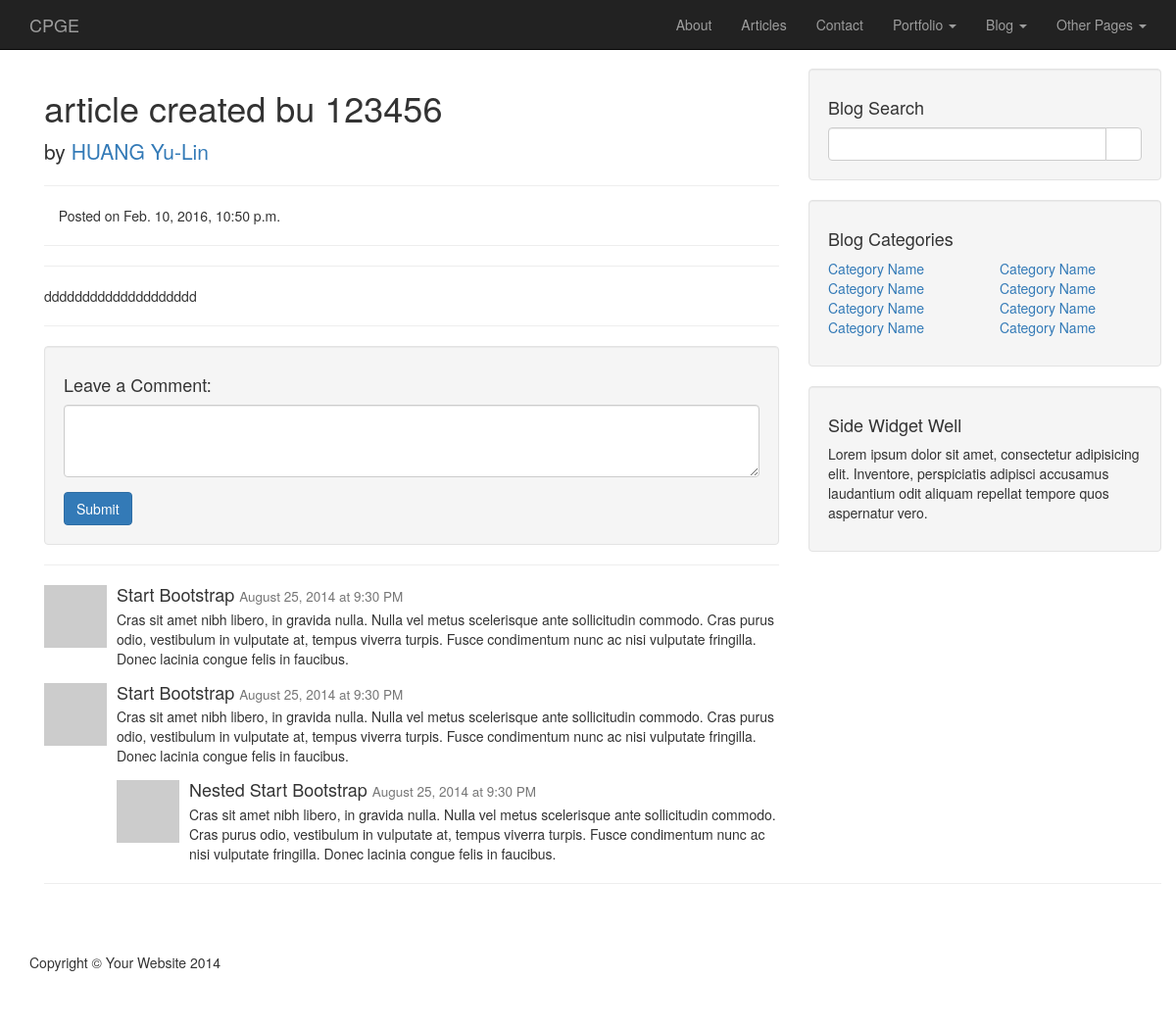
Before: /article/2/ with the older database file.
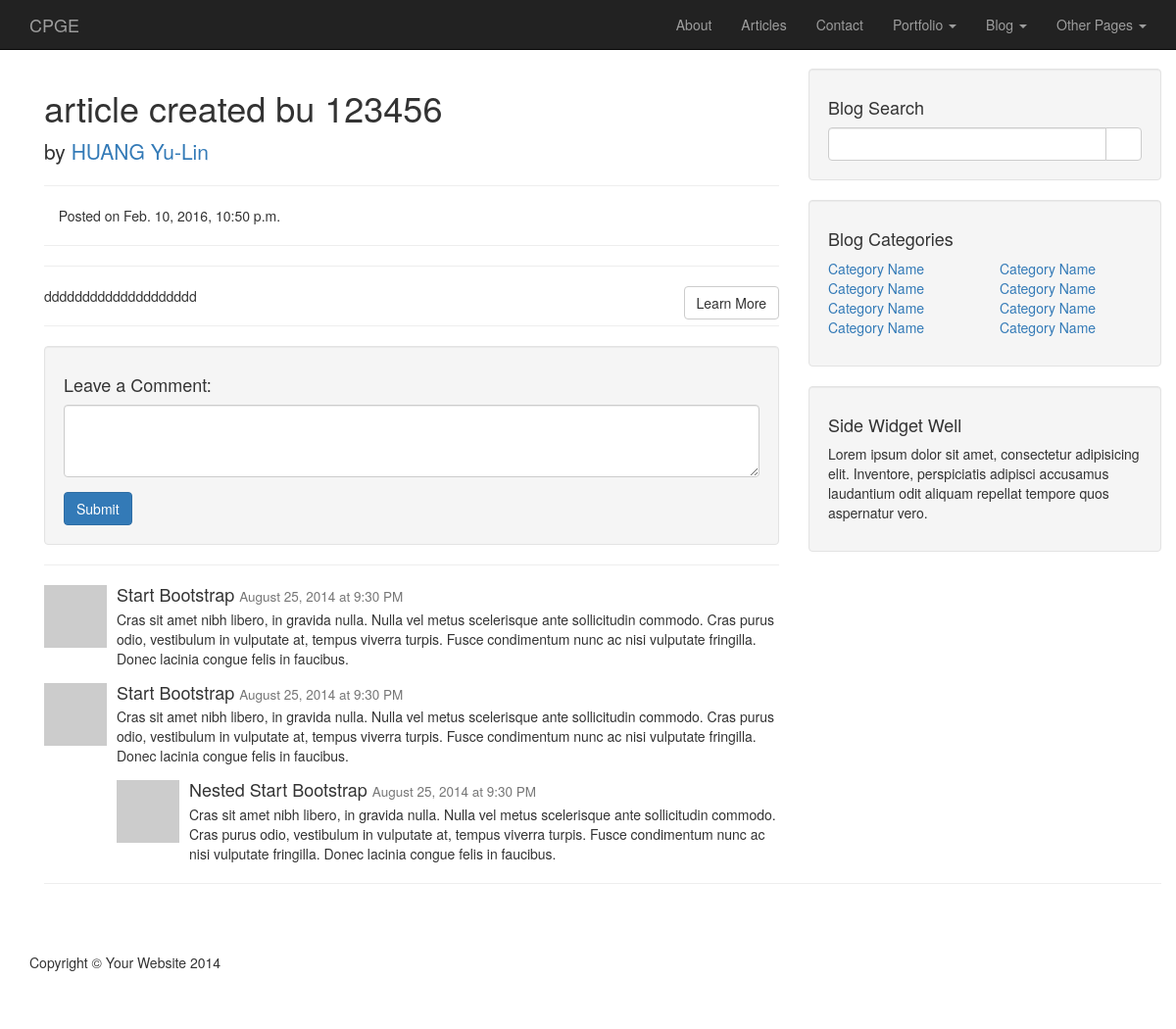
After: the same page with the newer database file.
### reco/models.py (models this page shows, shortened)
class Article(models.Model):
    title = models.CharField(max_length=128)
    author = models.ForeignKey(UserProfile)
    content = models.TextField(null=True)
    date = models.DateTimeField(auto_now_add=True, auto_now=False)

class UserProfile(models.Model):
    user = models.OneToOneField(User)
    blog = models.URLField(blank=True)
    name = models.CharField(max_length = 128, blank = True)

### cpge_tw/views.py (the view)
# urls.py: url(r'^article/(?P<articleID>[0-9]*)/$',views.article, name='article'),
def article(request,articleID):
    article_dict = {}
    try:
        article = Article.objects.get(id=articleID)
        article_dict['article'] = article
    except Article.DoesNotExist:
        pass
    return render(request, 'cpge_tw/article.html', article_dict)

### templates/cpge_tw/article.html (shortened to what this page needs)
{% extends 'article-base.html' %}
{% block article_content %}
    <h1>{{article.title}}</h1>
    <p class="lead">
        by <a href="#">{{article.author.name}}</a>
    </p>
    <hr>
    <p><span class="glyphicon glyphicon-time"></span> Posted on {{article.date}}</p>
    <hr>
    <hr>
    <div>
    	{{article.content|safe}}
    </div>
    <hr>
    <div class="well">
        <h4>Leave a Comment:</h4>
        <form role="form">
            <div class="form-group">
                <textarea class="form-control" rows="3"></textarea>
            </div>
            <button type="submit" class="btn btn-primary">Submit</button>
        </form>
    </div>
    <hr>
    <div class="media">
        <a class="pull-left" href="#">
            <img class="media-object" src="http://placehold.it/64x64" alt="">
        </a>
        <div class="media-body">
            <h4 class="media-heading">Start Bootstrap
                <small>August 25, 2014 at 9:30 PM</small>
            </h4>
            Cras sit amet nibh libero, in gravida nulla. Nulla vel metus scelerisque ante sollicitudin commodo. Cras purus odio, vestibulum in vulputate at, tempus viverra turpis. Fusce condimentum nunc ac nisi vulputate fringilla. Donec lacinia congue felis in faucibus.
        </div>
    </div>
    <div class="media">
        <a class="pull-left" href="#">
            <img class="media-object" src="http://placehold.it/64x64" alt="">
        </a>
        <div class="media-body">
            <h4 class="media-heading">Start Bootstrap
                <small>August 25, 2014 at 9:30 PM</small>
            </h4>
            Cras sit amet nibh libero, in gravida nulla. Nulla vel metus scelerisque ante sollicitudin commodo. Cras purus odio, vestibulum in vulputate at, tempus viverra turpis. Fusce condimentum nunc ac nisi vulputate fringilla. Donec lacinia congue felis in faucibus.
            <div class="media">
                <a class="pull-left" href="#">
                    <img class="media-object" src="http://placehold.it/64x64" alt="">
                </a>
                <div class="media-body">
                    <h4 class="media-heading">Nested Start Bootstrap
                        <small>August 25, 2014 at 9:30 PM</small>
                    </h4>
                    Cras sit amet nibh libero, in gravida nulla. Nulla vel metus scelerisque ante sollicitudin commodo. Cras purus odio, vestibulum in vulputate at, tempus viverra turpis. Fusce condimentum nunc ac nisi vulputate fringilla. Donec lacinia congue felis in faucibus.
                </div>
            </div>
        </div>
    </div>
{% endblock %}

### templates/article-base.html (shortened to what this page needs)
{% extends 'base.html' %}
{% block body_block %}
    <div class="container">
        <div class="row">
            <div class="col-md-8">
                {% block article_content %} {% endblock %}
            </div>
            <div class="col-md-4">
                <div class="well">
                    <h4>Blog Search</h4>
                    <div class="input-group">
                        <input type="text" class="form-control">
                        <span class="input-group-btn">
                            <button class="btn btn-default" type="button">
                                <span class="glyphicon glyphicon-search"></span>
                        </button>
                        </span>
                    </div>
                </div>
                <div class="well">
                    <h4>Blog Categories</h4>
                    <div class="row">
                        <div class="col-lg-6">
                            <ul class="list-unstyled">
                                <li><a href="#">Category Name</a>
                                </li>
                                <li><a href="#">Category Name</a>
                                </li>
                                <li><a href="#">Category Name</a>
                                </li>
                                <li><a href="#">Category Name</a>
                                </li>
                            </ul>
                        </div>
                        <div class="col-lg-6">
                            <ul class="list-unstyled">
                                <li><a href="#">Category Name</a>
                                </li>
                                <li><a href="#">Category Name</a>
                                </li>
                                <li><a href="#">Category Name</a>
                                </li>
                                <li><a href="#">Category Name</a>
                                </li>
                            </ul>
                        </div>
                    </div>
                </div>
                <div class="well">
                    <h4>Side Widget Well</h4>
                    <p>Lorem ipsum dolor sit amet, consectetur adipisicing elit. Inventore, perspiciatis adipisci accusamus laudantium odit aliquam repellat tempore quos aspernatur vero.</p>
                </div>
            </div>
        </div>
        <hr>
    </div>
{% endblock %}

### templates/base.html (shortened to what this page needs)
<!DOCTYPE HTML>
<html>
<head>
    {% load static %}
    <link href="{% static "css/bootstrap.min.css" %}" rel="stylesheet">
    <link href="{% static "css/modern-business.css" %}" rel="stylesheet">
    <link href="{% static "css/bootstrap.css" %}" rel="stylesheet">
    <link href="{% static "css/blog-post.css" %}" rel="stylesheet">
</head>
<body>
    <nav class="navbar navbar-inverse navbar-fixed-top" role="navigation">
        <div class="container">
            <div class="navbar-header">
                <a class="navbar-brand" href="/">CPGE</a>
            </div>
            <div class="collapse navbar-collapse" id="bs-example-navbar-collapse-1">
                <ul class="nav navbar-nav navbar-right">
                    <li>
                        <a href="about.html">About</a>
                    </li>
                    <li>
                        <a href="/articlelist">Articles</a>
                    </li>
                    <li>
                        <a href="contact.html">Contact</a>
                    </li>
                    <li class="dropdown">
                        <a href="#" class="dropdown-toggle" data-toggle="dropdown">Portfolio <b class="caret"></b></a>
                    </li>
                    <li class="dropdown">
                        <a href="#" class="dropdown-toggle" data-toggle="dropdown">Blog <b class="caret"></b></a>
                    </li>
                    <li class="dropdown">
                        <a href="#" class="dropdown-toggle" data-toggle="dropdown">Other Pages <b class="caret"></b></a>
                    </li>
                </ul>
            </div>
        </div>
    </nav>
    <div class="container">
        {% block body_block %}{% endblock %}
        <footer>
            <div class="row">
                <div class="col-lg-12">
                    <p>Copyright &copy; Your Website 2014</p>
                    {% if user.is_authenticated %}
                        <a href="/logout"><span class ="glyphicon glyphicon-log-out"></span></a>
                    {% else %}
                        <a href="/login"><span class ="glyphicon glyphicon-log-in"></span></a>
                    {% endif%}
                </div>
            </div>
        </footer>
    </div>
</body>
</html>

### static/css/modern-business.css (style rules this page uses)
html, body { height: 100%; }
body { padding-top: 50px; }
footer { margin: 50px 0; }

### static/css/blog-post.css (style rules this page uses)
body { padding-top: 70px; }
footer { margin: 50px 0; }

Changed rows visible on the page:
changed Article "article created bu 123456": content "dddddddddddddddddddd" → "dddddddddddddddddddd Learn More"
